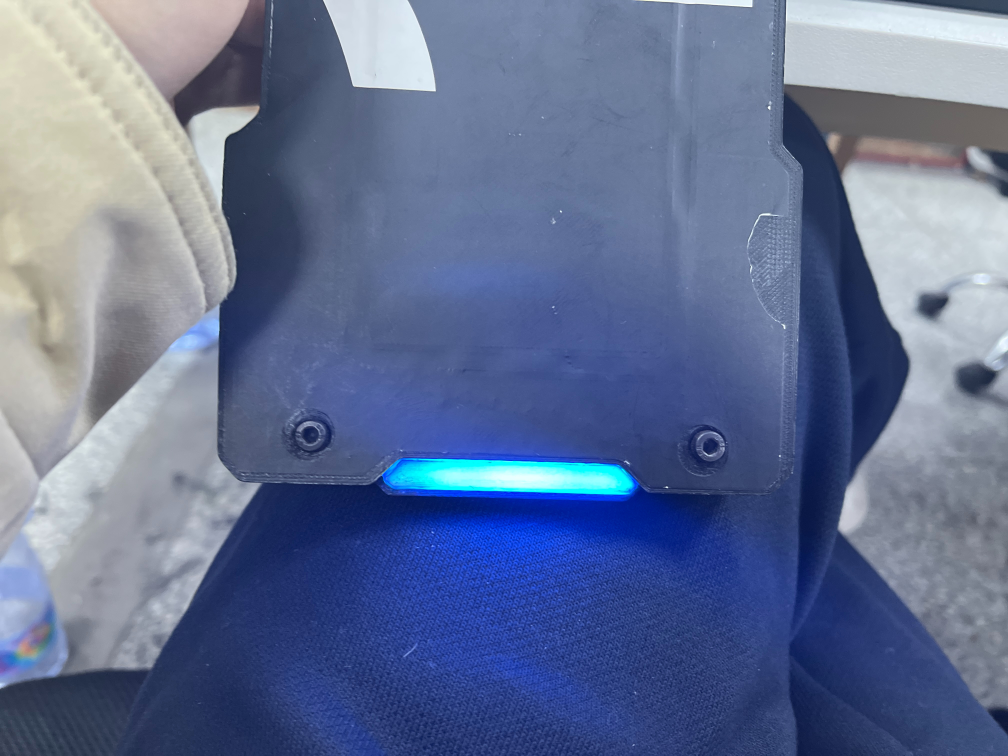
//> input picture img/单边蓝灯条.png, 4032 x 3024 px, given in place of the camera (shown at 1/4 size)
$ ./try_cpp_detcter_armor   (built with g++ and OpenCV 4)
//> lines starting //> are read from the running program, lines starting //| are printed output that depends on the picture; after the words box and inside, x2 and y2 are one past the last pixel; in counts of white or black regions, pixels touching at a corner belong together; pictures that were not available may be replaced by others from this repository, and a replacement may not be noted
#include<opencv2/opencv.hpp>
#include<iostream>
#include<cstring>
#include<math.h>
#include<vector>

using namespace cv;
using namespace std;

Mat dst;

string PIC_PATH = "/home/find/code/cpp/decter_armor/imgs/";

int hmin = 0,hmax = 255,smin = 0,smax = 179,vmin = 194,vmax = 255;
int open = 9,close = 3,er = 3,di = 3;

float WIDTH = 780,HEIGH = 540;
float WIDTH_HEIGHT_RATIO = 1.5;
float AREA = WIDTH * HEIGH;

float WIDTH_HEIGHT_RATIO_MAX = 10;
float WIDTH_HEIGHT_RATIO_MIN = 0.2;

float ANGLE = 90;
float ANGLE_ABS = 45;

float AREA_MAX = 0.01 * AREA;
float AREA_MIN = 0.0005 * AREA;    // 210 < area < 421

float PLATE_WIDTH_HIGH_RATIO = 0.5;

void nothing(int,void*){}

void do_create_all_trackbar(){

    createTrackbar("hmin", "color_adjust", &hmin, 255, nothing);
    createTrackbar("hmax", "color_adjust", &hmax, 255, nothing);
    createTrackbar("smin", "color_adjust", &smin, 255, nothing);
    createTrackbar("smax", "color_adjust", &smax, 255, nothing);
    createTrackbar("vmin", "color_adjust", &vmin, 255, nothing);
    createTrackbar("vmax", "color_adjust", &vmax, 255, nothing);

    createTrackbar("open", "mor_adjust", &open, 30, nothing);
    createTrackbar("close", "mor_adjust", &close, 30, nothing);
    createTrackbar("erode", "mor_adjust", &er, 30, nothing);
    createTrackbar("dilate", "mor_adjust", &di, 30, nothing);
}
Mat do_mask_color(Mat color_adjust_resized){
    Mat lower_hsv = (Mat_<uchar>(1,3)<<hmin,smin,vmin);
    Mat upper_hsv = (Mat_<uchar>(1,3)<<hmax,smax,vmax);
    inRange(color_adjust_resized, lower_hsv, upper_hsv,dst);
    return dst;
}

Mat open_binary(Mat binary, int x, int y){
    Mat kernel = getStructuringElement(MORPH_RECT, Size(x,y));
    morphologyEx(binary, dst, MORPH_OPEN, kernel);
    return dst;
}
Mat close_binary(Mat binary, int x, int y){
    Mat kernel = getStructuringElement(MORPH_RECT, Size(x,y));
    morphologyEx(binary, dst, MORPH_CLOSE, kernel);
    return dst;
}
Mat erode_binary(Mat binary, int x, int y){
    Mat kernel = getStructuringElement(MORPH_RECT, Size(x,y));
    erode(binary, dst, kernel);
    return dst;
}
Mat dilate_binary(Mat binary, int x, int y){
    Mat kernel = getStructuringElement(MORPH_RECT, Size(x,y));
    dilate(binary, dst, kernel);
    return dst;
}
Mat do_mask_mor(Mat binary){
    open_binary(binary, open, open);
    close_binary(binary, close, close);
    erode_binary(binary, er, er);
    dilate_binary(binary, di, di);
    return dst;
}

int main(){

    VideoCapture cap(0);
    if (!cap.isOpened()) {
        cout<< "无法打开摄像头" << endl;
        return -1;
    }

    /**********截图，调参**********/
    int i = -1;
    while (1){
        Mat frame;
        cap>>frame;
//> frame is the input picture: 3024 rows x 4032 cols, CV_8UC3; mean B, G, R 148.3, 113, 98.8
        if(frame.empty()){
            cout<<"return -1"<<endl;
            return -1;
        }
        imshow("video",frame);
        int k = waitKey(1);
//> the Esc key is pressed
        if (k == 27){
            destroyAllWindows();
            break;
            }
        else if (k == 's'){
            imwrite(PIC_PATH+to_string(++i)+".jpg",frame);
            }
    }
    Mat img = imread(PIC_PATH + to_string(i) + ".jpg");
    //Mat img = imread(PIC_PATH + "3.jpg");//////////////////////////////////////////////////
    //Mat img = imread("/home/find/code/cpp/测评 24-12-28/images/test1.png");

    Mat color_adjust_resized;
    cvtColor(img, color_adjust_resized, COLOR_BGR2HSV);
//> color_adjust_resized: 3024 rows x 4032 cols, CV_8UC3; mean H, S, V 104, 98.7, 150
    resize(color_adjust_resized, color_adjust_resized, Size(WIDTH,HEIGH), INTER_CUBIC);
//> color_adjust_resized: 540 rows x 780 cols, CV_8UC3; mean H, S, V 104, 98.6, 149.9
    namedWindow("color_adjust");
    namedWindow("mor_adjust");
    do_create_all_trackbar();
    while (1){
        do_mask_color(color_adjust_resized);
//> in do_mask_color, `inRange(color_adjust_resized, lower_hsv, upper_hsv,dst);`:
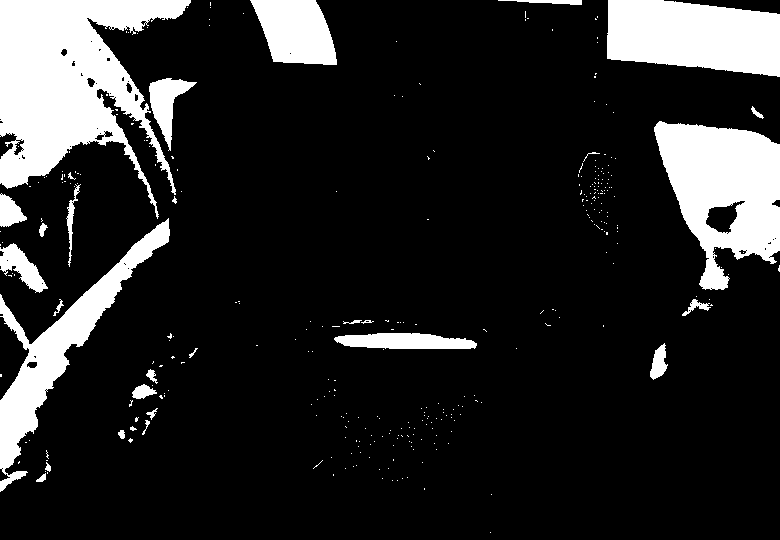
//> dst: 540 rows x 780 cols, CV_8UC1; 15.6% white; 327 white regions (297 under 20 px), largest, box (x1, y1, x2, y2) and area: (0, 0, 191, 219) 21372, (654, 121, 780, 290) 13031, (607, 0, 780, 77) 10801
        imshow("dst_color", dst);
        do_mask_mor(dst);
//> in close_binary, `morphologyEx(binary, dst, MORPH_CLOSE, kernel);`: binary: 540 rows x 780 cols, CV_8UC1; 14.3% white; 14 white regions, largest, box (x1, y1, x2, y2) and area: (0, 0, 189, 187) 19681, (655, 123, 780, 254) 12126, (607, 0, 780, 76) 10802
//> in erode_binary, `erode(binary, dst, kernel);`:
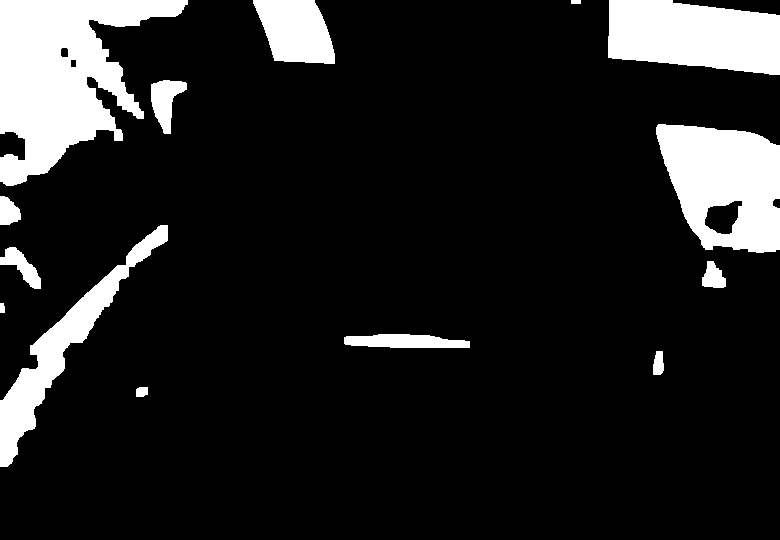
//> binary: 540 rows x 780 cols, CV_8UC1; 13.4% white; 14 white regions, largest, box (x1, y1, x2, y2) and area: (0, 0, 188, 186) 18855, (656, 124, 780, 253) 11556, (608, 0, 780, 75) 10432
        imshow("dst_mor", dst);
        int k = waitKey(1);
//> the Esc key is pressed
        if (k == 27){
            destroyAllWindows();
            break;
            }
    }

/*********************识别主函数********************/
   while (1){
        double t1 = getTickCount();
        Mat frame;
        cap>> frame;
        flip(frame,frame,1);
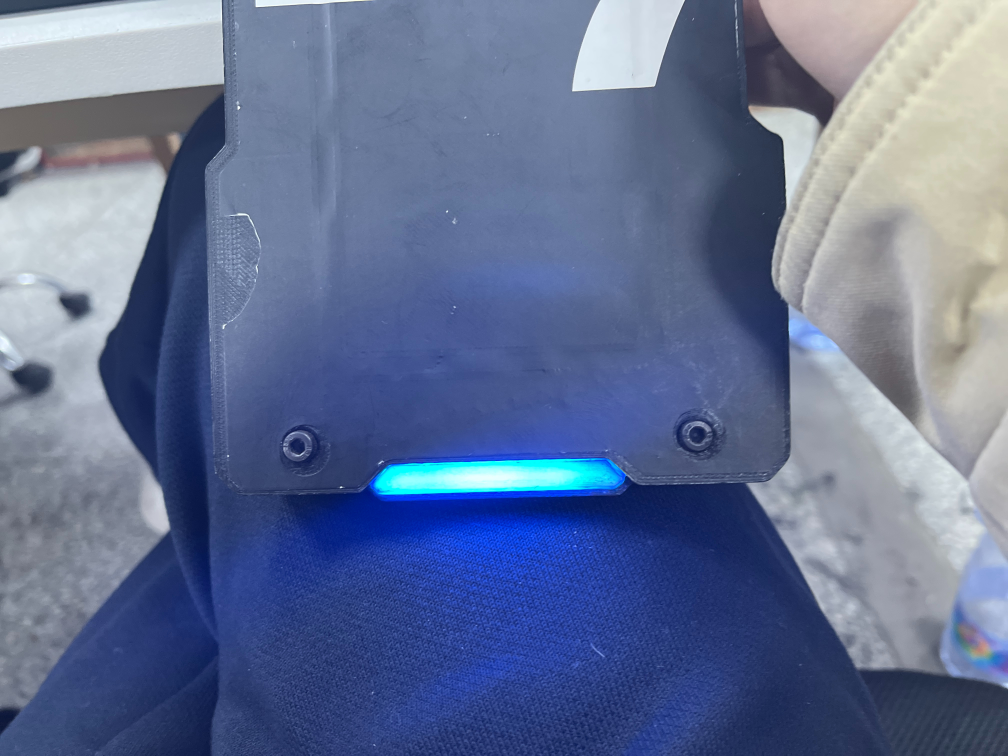
//> frame: 3024 rows x 4032 cols, CV_8UC3 (shown at 1/4 size); mean B, G, R 148.3, 113, 98.8
        //frame = imread(PIC_PATH + to_string(3) + ".jpg");/////////////////////////////
        resize(frame,frame, Size(WIDTH,HEIGH));
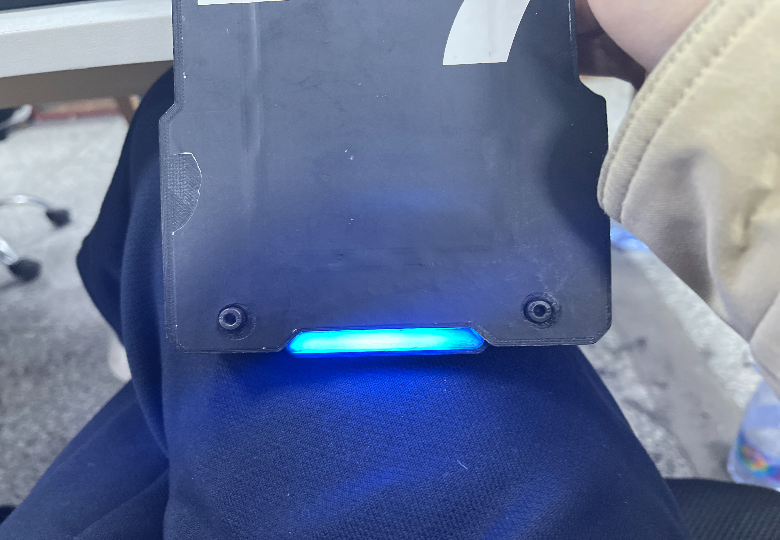
//> frame: 540 rows x 780 cols, CV_8UC3; mean B, G, R 148.2, 112.9, 98.7

        Mat color_adjust_resized;
        Mat frame_copy(frame);
        cvtColor(frame_copy, color_adjust_resized, COLOR_BGR2HSV);
//> color_adjust_resized: 540 rows x 780 cols, CV_8UC3; mean H, S, V 103.9, 98.8, 149.9
        do_mask_color(color_adjust_resized);
//> in do_mask_color (call 2), `inRange(color_adjust_resized, lower_hsv, upper_hsv,dst);`:
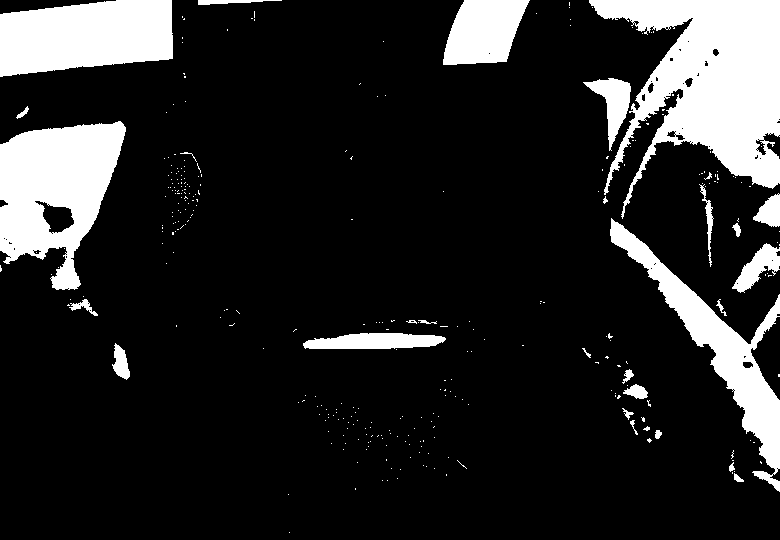
//> dst: 540 rows x 780 cols, CV_8UC1; 15.5% white; 322 white regions (292 under 20 px), largest, box (x1, y1, x2, y2) and area: (589, 0, 780, 219) 21372, (0, 121, 126, 290) 13031, (0, 0, 173, 77) 10801
        do_mask_mor(dst);
//> in close_binary (call 2), `morphologyEx(binary, dst, MORPH_CLOSE, kernel);`: binary: 540 rows x 780 cols, CV_8UC1; 14.3% white; 14 white regions, largest, box (x1, y1, x2, y2) and area: (591, 0, 780, 187) 19681, (0, 123, 125, 254) 12126, (0, 0, 173, 76) 10802
//> call 2 of erode_binary, with x = 3, y = 3
//> in erode_binary (call 2), `Mat kernel = getStructuringElement(MORPH_RECT, Size(x,y));`: kernel = [[1, 1, 1], [1, 1, 1], [1, 1, 1]]
//> in erode_binary (call 2), `erode(binary, dst, kernel);`:
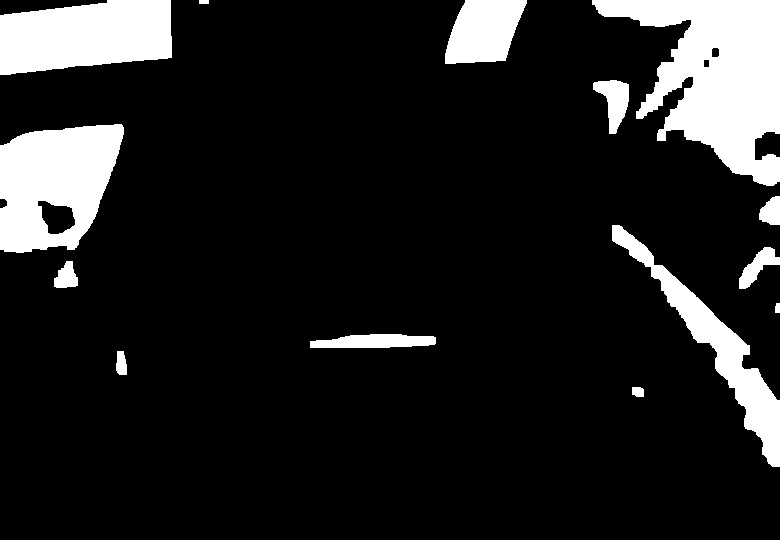
//> binary: 540 rows x 780 cols, CV_8UC1; 13.4% white; 14 white regions

        vector<vector<Point>> contours;
        vector<Vec4i> hierarchy;
        vector<Point2f>box_centers;
        findContours(dst, contours, hierarchy,RETR_TREE,CHAIN_APPROX_SIMPLE);
//> contours = 18 contours; largest, box (x1, y1, x2, y2) and area: (591, 0, 780, 187) 19306, (0, 123, 125, 254) 12568, (0, 0, 173, 76) 10570, (611, 224, 780, 468) 7485, (444, 0, 528, 65) 4037

        for (size_t i = 0; i < contours.size(); i++){
            RotatedRect rect = minAreaRect(contours[i]);
            Point2f box_center = rect.center;
            float width = rect.size.width;
            float height = rect.size.height;
            float angle = rect.angle;
            float width_height_ratio = width / height;
            float area = width * height;

            cout<< width_height_ratio<< endl;
            cout<< angle<< endl;
            cout<< area<< endl;
            cout<< ""<< endl;

            if (WIDTH_HEIGHT_RATIO_MIN < width_height_ratio && width_height_ratio< WIDTH_HEIGHT_RATIO_MAX
                && (abs(angle - ANGLE) < 20 || abs(angle - ANGLE) > 70)
                && AREA_MIN < area && area < AREA_MAX)
            {
                box_centers.push_back(box_center);
            }
        }
//> this loop made 18 passes
//> (box_center, width, height, angle, width_height_ratio, area) on passes 1, 2, 3, 4, 5, 8, 9, 11, 12, 14, 15, 16: (Point(637.5, 391.5), 11, 13, -90, 0.846, 143), (Point(121, 362.5), 25, 12, -90, 2.08, 300), (Point(372.5, 340.5), 15, 127, -90, 0.118, 1905), (Point(776.5, 307.5), 11, 5, -90, 2.2, 55), (Point(65.5, 274), 28, 25, -90, 1.12, 700), (Point(768.5, 210), 30, 21, -90, 1.43, 630), (Point(62, 188), 130, 124, -90, 1.05, 16120), (Point(610.5, 106.5), 55, 37, -90, 1.49, 2035), (Point(685, 93), 186, 188, -90, 0.989, 34968), (Point(706, 63), 6, 4, -90, 1.5, 24), (Point(715, 52), 8, 6, -90, 1.33, 48), (Point(485.5, 32), 64, 83, -90, 0.771, 5312)
//> (rect, box_center, width, height, angle, width_height_ratio, area) on passes 10, 13, 18: (centre (57.1, 214.2), size (29.7, 36.4), angle -18.4, Point(57.05, 214.2), 29.73, 36.37, -18.43, 0.817, 1081), (centre (687.8, 82.8), size (12.7, 7.8), angle -45, Point(687.8, 82.75), 12.73, 7.78, -45, 1.64, 99), (centre (85.2, 34.8), size (177.7, 65), angle -5.8, Point(85.22, 34.78), 177.7, 64.98, -5.82, 2.73, 11548.8)
//| 0.846154
//| -90
//| 143
//| 2.08333
//> (the first 4 of 24 printed lines)
//> (output is shown up to pass 8 of 18)

        if (box_centers.size() == 2){
            /***********打击中心***************/
            Point2f center;
            center.x = (box_centers[0].x + box_centers[1].x) / 2;
            center.y = (box_centers[0].y + box_centers[1].y) / 2;
            circle(frame, center, 10,Scalar(0, 0, 255));

            /***********绘制装甲板*************/
            int plate_x1 = box_centers[0].x;
            int plate_x2 = box_centers[1].x;
            int PLATE_LONG = abs(plate_x1 - plate_x2);

            int plate_y1 = center.y - (PLATE_WIDTH_HIGH_RATIO * PLATE_LONG / 2);
            int plate_y2 = center.y + (PLATE_WIDTH_HIGH_RATIO * PLATE_LONG / 2);

            Point plate_0(plate_x1, plate_y1);
            Point plate_1(plate_x2, plate_y1);
            Point plate_2(plate_x2, plate_y2);
            Point plate_3(plate_x1, plate_y2);

            line(frame_copy, plate_0, plate_1, Scalar(255, 0, 0), 2);
            line(frame_copy, plate_1, plate_2, Scalar(255, 0, 0), 2);
            line(frame_copy, plate_2, plate_3, Scalar(255, 0, 0), 2);
            line(frame_copy, plate_3, plate_0, Scalar(255, 0, 0), 2);
        }
        else{
            //cout<< box_centers.size()<< endl;
            //cout<< contours.size()<< endl;
            //return -1;
        }
        imshow("dst",dst);
        imshow("frame",frame);
        double t2 = getTickCount();
        double time = (t1 - t2) /  getTickFrequency();
        cout<< time<<endl;
        int k = waitKey(1);
//> the Esc key is pressed
        if (k == 27){
            cap.release();
            destroyAllWindows();
            break;
        }
    }
    return 0;
}

$ run again, on img/红灯条1.png
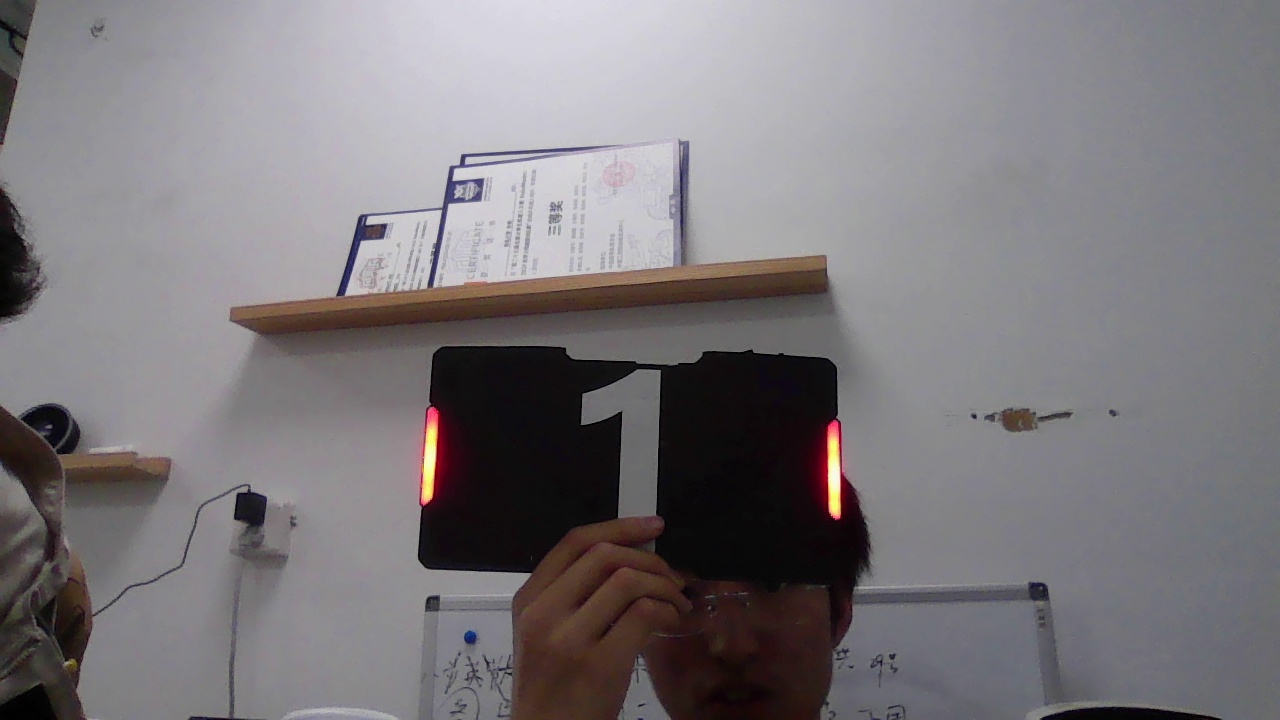
//> input picture img/红灯条1.png, 1280 x 720 px, given in place of the camera
//> frame is the input picture: 720 rows x 1280 cols, CV_8UC3; mean B, G, R 123.9, 120.3, 124.3
//> dst: 540 rows x 780 cols, CV_8UC1; 10.2% white; 83 white regions (72 under 20 px), largest, box (x1, y1, x2, y2) and area: (187, 0, 492, 215) 39781, (215, 158, 269, 219) 1584, (256, 306, 267, 378) 493
//> in do_mask_color (call 2), `inRange(color_adjust_resized, lower_hsv, upper_hsv,dst);`:
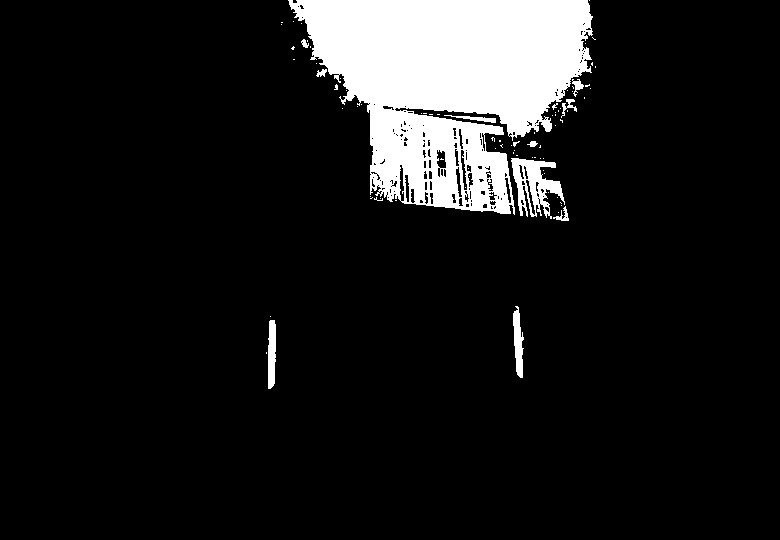
//> dst: 540 rows x 780 cols, CV_8UC1; 10.2% white; 83 white regions (72 under 20 px), largest, box (x1, y1, x2, y2) and area: (288, 0, 593, 215) 39773, (511, 158, 565, 219) 1584, (513, 306, 524, 378) 492
//> in erode_binary (call 2), `Mat kernel = getStructuringElement(MORPH_RECT, Size(x,y));`: kernel = [[1, 1, 1], [1, 1, 1], [1, 1, 1]]
//> in erode_binary (call 2), `erode(binary, dst, kernel);`:
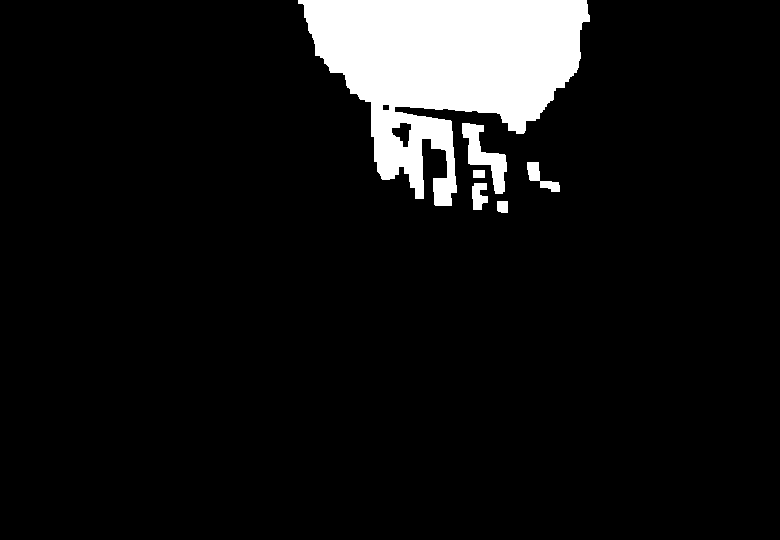
//> binary: 540 rows x 780 cols, CV_8UC1; 8.3% white; 6 white regions
//> contours = 8 contours, 1 with area under 20; largest, box (x1, y1, x2, y2) and area: (297, 0, 591, 207) 33408, (461, 122, 508, 195) 1396, (526, 161, 561, 193) 457, (471, 182, 489, 211) 376, (392, 123, 411, 147) 216, (496, 200, 509, 214) 152, (472, 169, 486, 179) 117
//> the loop `for (size_t i = 0; i < contours.size(); i++)` made 8 passes
//> (box_center, width, height, angle, width_height_ratio, area) on passes 1, 2, 3, 6, 8: (Point(502, 206.5), 13, 12, -90, 1.08, 156), (Point(479.5, 196), 28, 17, -90, 1.65, 476), (Point(478.5, 173.5), 9, 13, -90, 0.692, 117), (Point(443.5, 103), 206, 293, -90, 0.703, 60358), (Point(385.5, 107), 4, 5, -90, 0.8, 20)
//> (printed output is left out)
